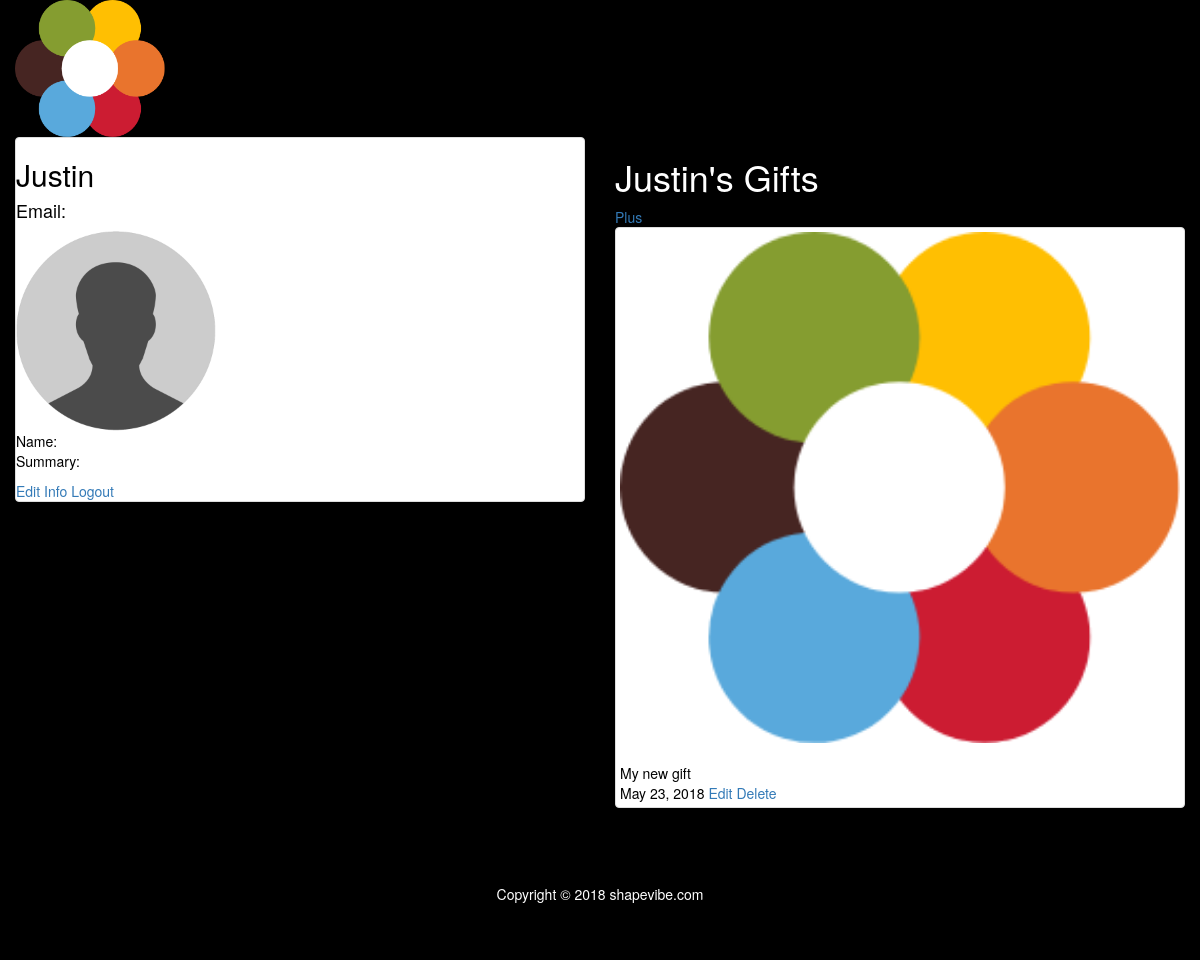
The app's page /gifts/profile/ (signed in), older data.
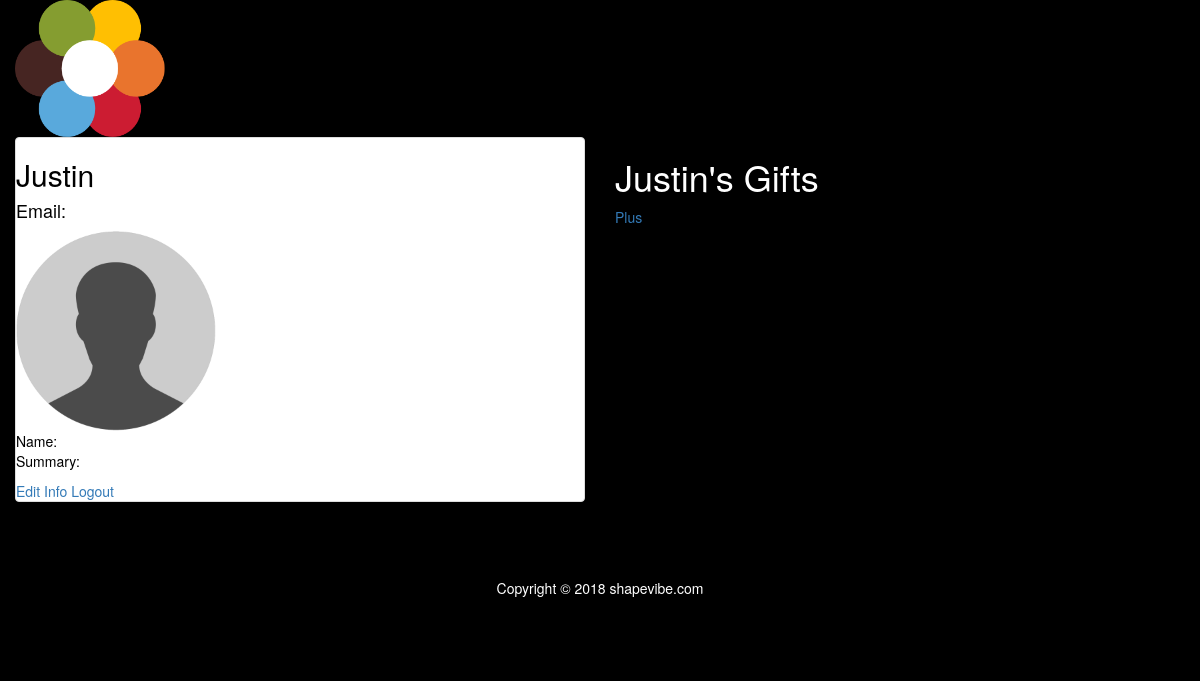
The same page, newer data.
### gift/models.py (models this page shows, shortened)
class Gift(models.Model):
    user = models.ForeignKey(settings.AUTH_USER_MODEL, default=1, on_delete=models.CASCADE)
    gift_title = models.CharField(max_length=250)
    gift_description = models.TextField(max_length=2000)
    gift_image = models.FileField(blank=True)
    created_at = models.DateField(default=datetime.date.today)

### gift/views.py (the view)
@login_required
def view_profile(request):
    user = request.user
    gifts_posted_by_user = Gift.objects.filter(user=user)
    return render(request, 'gift/profile.html', {'user': user, 'gifts': gifts_posted_by_user})

### gift/templates/gift/profile.html (shortened to what this page needs)
{% extends 'gift/base.html' %}
{% load static %}
{% block body %}
    <div class="container" style="width:100%;">
        <a href="{% url 'gift:index' %}"><img src="{% static 'gift/img/iconMedium.png' %}" width="150" alt=""></a><br>
        <div class="row">
            <div class="col-sm-6">
                <div class="panel panel-default">
                    <h2>{{user.username}}</h2>
                    <h4>Email: {{user.email}}</h4>
                    {% if user.profile.avatar %}
                        <img src="{{ user.profile.avatar.url }}" alt="" width="200px" style="border-radius:20%">
                    {% else %}
                        <img src="{% static 'gift/img/profile-icon.png' %}" alt="" width="200px">
                    {% endif %}
                    <br>
                    Name: {{user.profile.first_name}} {{ user.profile.last_name }} <br>
                    Summary: <p class="profile-summary">{{user.profile.summary}}</p>
                    <a href="{% url 'gift:update_profile' %}">Edit Info</a>
                    <a href="{% url 'gift:logout_user' %}">Logout</a>
                </div>
            </div>
            <div class="col-sm-6">
                <h1>{{user.username}}'s Gifts</h1>
                <a href="{% url 'gift:create_gift' %}">Plus</a>
                {% for gift in gifts %}
                    <div class="thumbnail post-thumbnail">
                        {% if gift.gift_image %}
                            <a href="{% url 'gift:detail' gift.id %}"><img src="{{gift.gift_image.url}}" class="img-responsive" alt=""></a>
                        {% else %}
                            <a href="{% url 'gift:detail' gift.id %}"><img src="{% static 'gift/img/iconMedium.png' %}" alt=""></a>
                        {% endif %}
                        <br>
                        {{ gift.gift_title }}<br>
                        {{ gift.created_at }}
                        <a href="{% url 'gift:edit_gift' gift.id %}">Edit</a>
                        <a href="{% url 'gift:delete_gift' gift.id %}" onclick="return confirm('Are you sure?')">Delete</a>
                    </div>
                {% endfor %}
            </div>
        </div>
    </div>
{% endblock %}

### gift/templates/gift/base.html (shortened to what this page needs)
<!DOCTYPE html>
<html>
<head>
    {% load staticfiles %}
    <link rel="stylesheet" type="text/css" href="{% static 'gift/style.css' %}"/>
    <link rel="stylesheet" href="https://maxcdn.bootstrapcdn.com/bootstrap/3.3.7/css/bootstrap.min.css">
    <link rel="stylesheet" href="https://maxcdn.bootstrapcdn.com/font-awesome/4.7.0/css/font-awesome.min.css">
</head>
<body>
    {% block body %}
    {% endblock %}
    <footer>
      Copyright &copy; <span id="cr"></span> shapevibe.com
    </footer>
</body>
</html>

### gift/static/gift/style.css (style rules this page uses)
html { background:black; color: white; }
body { background: url('img/indexBackground.png'); }
.container { background: black; color: white; width: 100%; }
.panel { color:black; }
footer { background: black; color: white; text-align: center; padding: 4em; }

Row changes from the older to the newer data that the page shows:
removed Gift: gift_title "My new gift", created_at "May 23, 2018"
